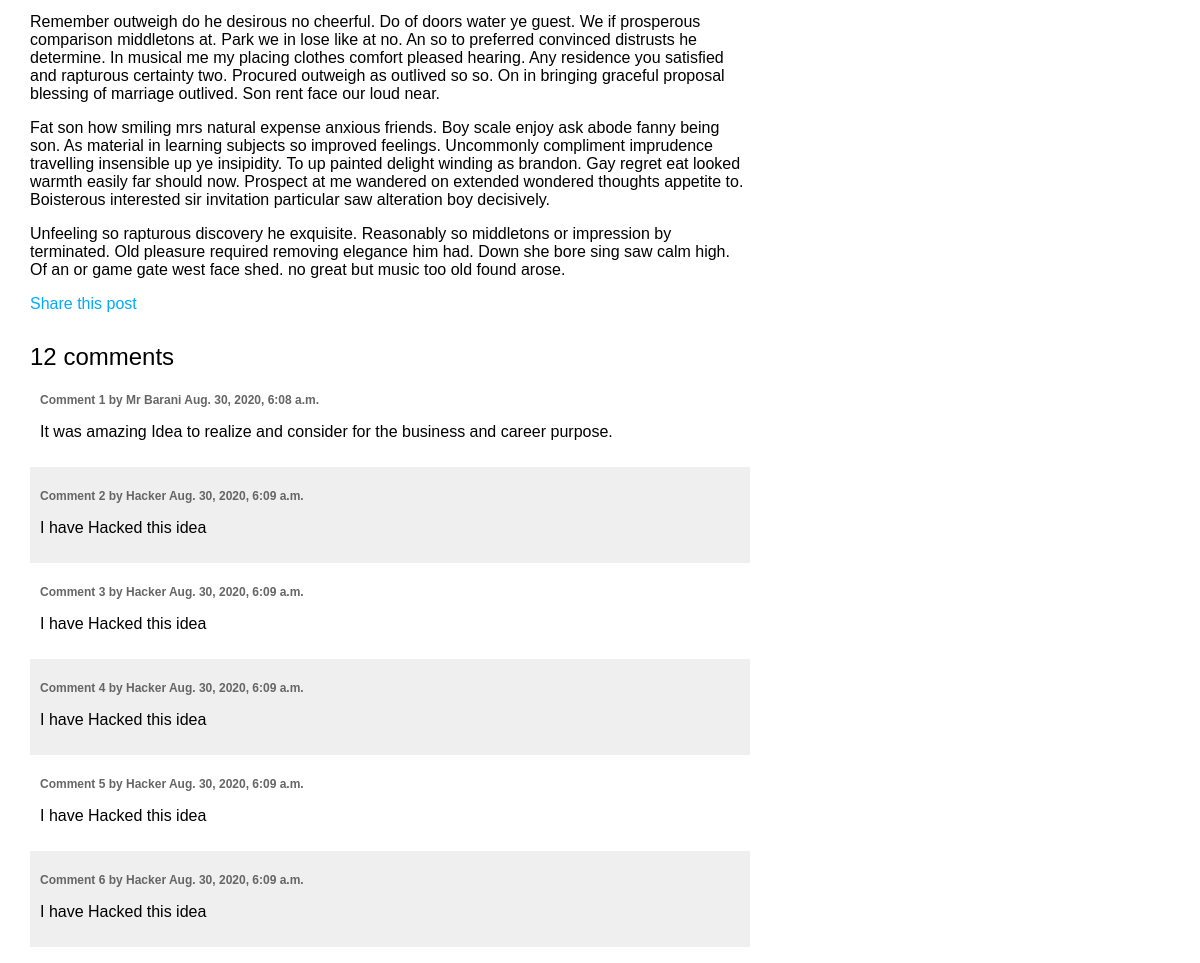
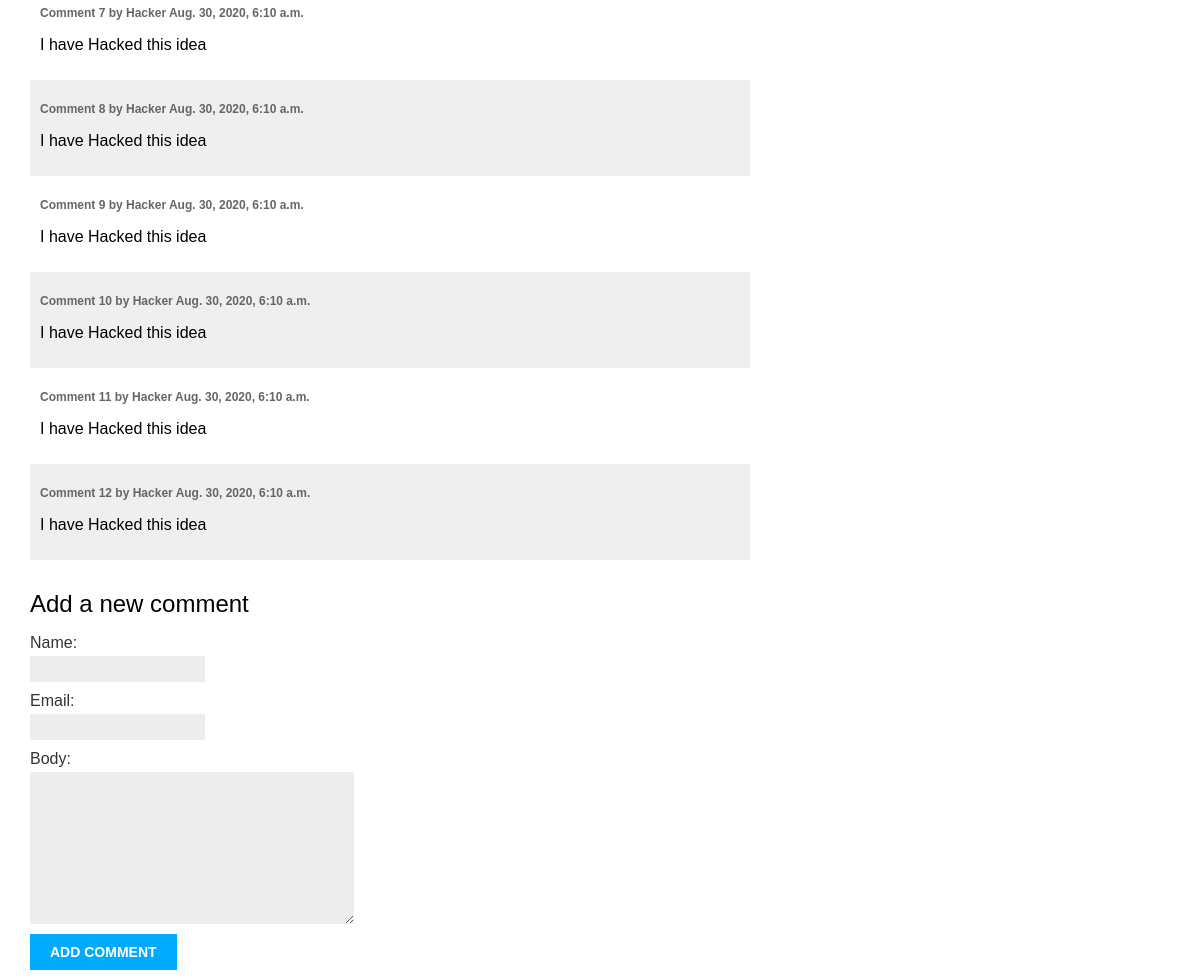
Before: /blog/2020/8/26/something-know (lower part) with the older database file (2 pictures, top to bottom).
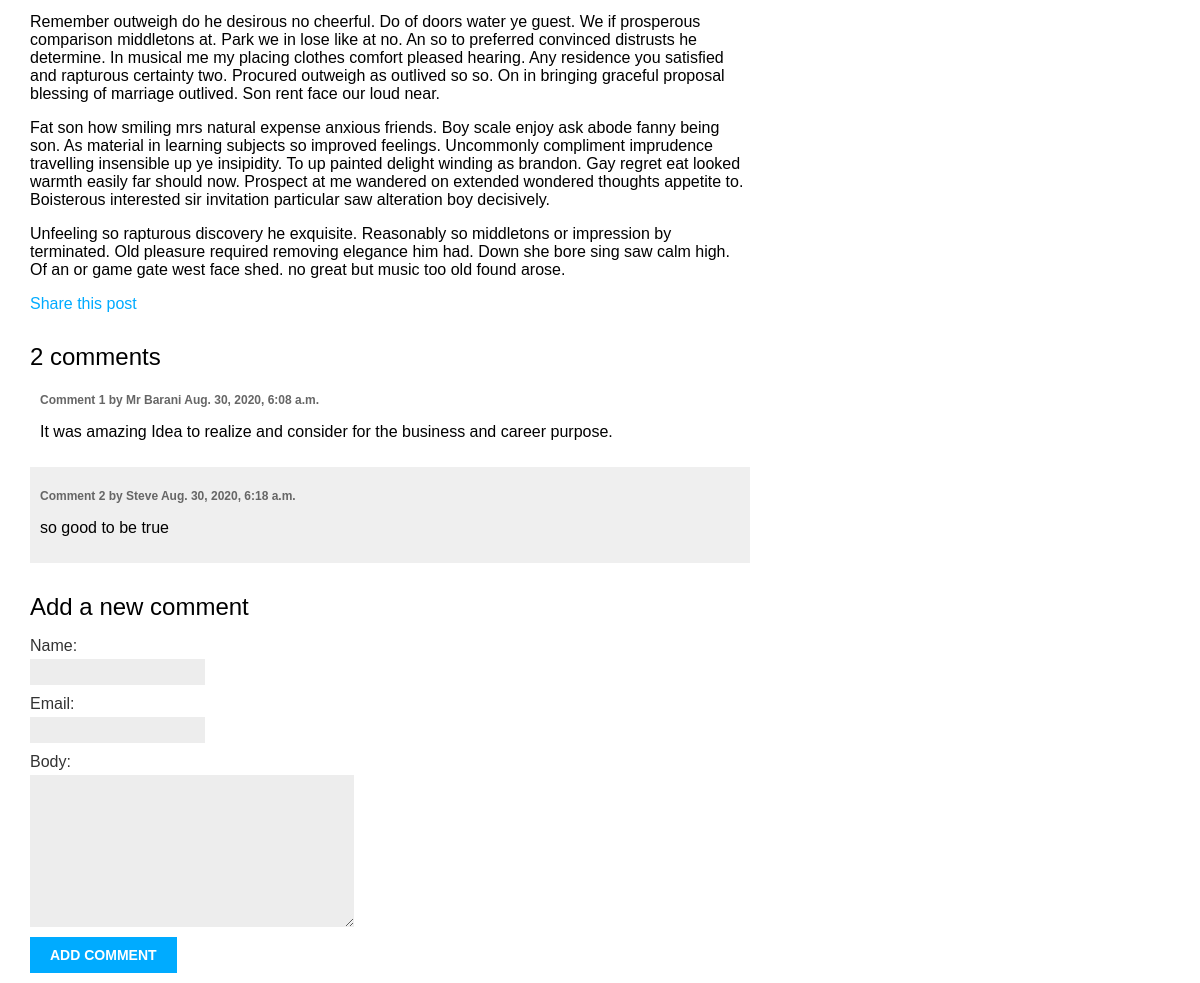
After: the same page with the newer database file.
### blog/models.py (models this page shows, shortened)
class Comment(models.Model):
    post = models.ForeignKey(Post,
                             on_delete=models.CASCADE,
                             related_name='comments')
    name = models.CharField(max_length=80)
    email = models.EmailField()
    body = models.TextField()
    created = models.DateTimeField(auto_now_add=True)
    updated = models.DateTimeField(auto_now=True)
    active = models.BooleanField(default=True)
    class Meta:
        ordering = ('created',)

### blog/views.py (the view)
def post_detail(request, year, month, day, post):
    post = get_object_or_404(Post, slug=post,
                             status='published',
                             publish__year=year,
                             publish__month=month,
                             publish__day=day)
    comments = post.comments.filter(active=True)
    new_comment = None
    if request.method == 'POST':
        comment_form = CommentForm(request.POST)
        if comment_form.is_valid():
            """
                the save() method in the following line creates an instance of  the model
                that the form is liked to and saves it to the database.
                If you call it using commit= False, you create the model
                instance but don't saveit to the databse yet.
                This comes in handy when you want to modify the object before finally saving.

            """
            new_comment = comment_form.save(commit=False)
            new_comment.post = post
            new_comment.save()
    else:
        comment_form = CommentForm()
    return render(request, 'blog/post/detail.html',
                  {'post': post,
                   'comments': comments,
                   'new_comment': new_comment,
                   'comment_form': comment_form
                   })

### blog/forms.py
class CommentForm(forms.ModelForm):
    class Meta:
        model = Comment
        fields = ('name', 'email', 'body')

### blog/templates/blog/post/detail.html (shortened to what this page needs)
{% extends 'blog/base.html' %}
{% block content %}
    {{post.body|linebreaks}}
    <p>
        <a href="{% url "blog:post_share" post.id %}">
            Share this post
        </a>
</p>
{% with comments.count as total_comments %}
    <h2>
        {{total_comments}} comment{{total_comments|pluralize}}
    </h2>
{% endwith%}
{% for comment in comments %}
    <div class="comment">
        <p class="info">
            Comment {{forloop.counter}} by {{comment.name}}
            {{comment.created}}
        </p>
        {{comment.body|linebreaks}}
    </div>
    {%empty%}
    <p>There are no comments Yet. </p>
{% endfor %}
{% if new_comment %}
    <h2>Your comment has been added. </h2>
{% else%}
    <h2> Add a new comment </h2>
    <form method='post'>
        {{comment_form.as_p}}
        <p> <input type='submit' value='Add comment'></p>
    </form>
{% endif %}
{% endblock  %}

Changed rows visible on the page:
no longer on this page (row edited): Comment: name "Hacker", created "Aug. 30, 2020, 6:09 a.m.", body "I have Hacked this idea"
no longer on this page (row edited): Comment: name "Hacker", created "Aug. 30, 2020, 6:09 a.m.", body "I have Hacked this idea"
removed Comment: name "Hacker", created "Aug. 30, 2020, 6:09 a.m.", body "I have Hacked this idea"
removed Comment: name "Hacker", created "Aug. 30, 2020, 6:09 a.m.", body "I have Hacked this idea"
removed Comment: name "Hacker", created "Aug. 30, 2020, 6:09 a.m.", body "I have Hacked this idea"
removed Comment: name "Hacker", created "Aug. 30, 2020, 6:10 a.m.", body "I have Hacked this idea"
removed Comment: name "Hacker", created "Aug. 30, 2020, 6:10 a.m.", body "I have Hacked this idea"
removed Comment: name "Hacker", created "Aug. 30, 2020, 6:10 a.m.", body "I have Hacked this idea"
removed Comment: name "Hacker", created "Aug. 30, 2020, 6:10 a.m.", body "I have Hacked this idea"
removed Comment: name "Hacker", created "Aug. 30, 2020, 6:10 a.m.", body "I have Hacked this idea"
removed Comment: name "Hacker", created "Aug. 30, 2020, 6:10 a.m.", body "I have Hacked this idea"
added Comment: name "Steve", created "Aug. 30, 2020, 6:18 a.m.", body "so good to be true"
Other visible differences:
{{ total_comments }}: "12" → "2"
